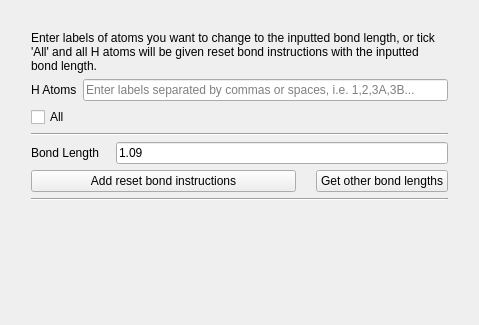
            <widget class="QWidget" name="page_17">
             <property name="geometry">
              <rect>
               <x>0</x>
               <y>0</y>
               <width>479</width>
               <height>325</height>
              </rect>
             </property>
             <attribute name="label">
              <string>Manually add reset bond instructions</string>
             </attribute>
             <layout class="QGridLayout" name="gridLayout_20">
              <item row="0" column="0">
               <layout class="QVBoxLayout" name="verticalLayout_24">
                <property name="leftMargin">
                 <number>20</number>
                </property>
                <property name="topMargin">
                 <number>20</number>
                </property>
                <property name="rightMargin">
                 <number>20</number>
                </property>
                <property name="bottomMargin">
                 <number>20</number>
                </property>
                <item>
                 <layout class="QVBoxLayout" name="verticalLayout_52">
                  <property name="topMargin">
                   <number>0</number>
                  </property>
                  <item>
                   <widget class="QLabel" name="label_2">
                    <property name="sizePolicy">
                     <sizepolicy hsizetype="Minimum" vsizetype="Preferred">
                      <horstretch>0</horstretch>
                      <verstretch>0</verstretch>
                     </sizepolicy>
                    </property>
                    <property name="text">
                     <string>Enter labels of atoms you want to change to the inputted bond length, or tick 'All' and all H atoms will be given reset bond instructions with the inputted bond length.</string>
                    </property>
                    <property name="wordWrap">
                     <bool>true</bool>
                    </property>
                   </widget>
                  </item>
                  <item>
                   <layout class="QHBoxLayout" name="horizontalLayout_31">
                    <property name="topMargin">
                     <number>0</number>
                    </property>
                    <item>
                     <widget class="QLabel" name="label_64">
                      <property name="text">
                       <string>H Atoms</string>
                      </property>
                     </widget>
                    </item>
                    <item>
                     <widget class="QLineEdit" name="resetHInput">
                      <property name="placeholderText">
                       <string>Enter labels separated by commas or spaces, i.e. 1,2,3A,3B...</string>
                      </property>
                     </widget>
                    </item>
                   </layout>
                  </item>
                 </layout>
                </item>
                <item>
                 <widget class="QCheckBox" name="allResetBox">
                  <property name="text">
                   <string>All</string>
                  </property>
                 </widget>
                </item>
                <item>
                 <widget class="Line" name="line_18">
                  <property name="orientation">
                   <enum>Qt::Horizontal</enum>
                  </property>
                 </widget>
                </item>
                <item>
                 <layout class="QHBoxLayout" name="horizontalLayout_20">
                  <item>
                   <widget class="QLabel" name="label_3">
                    <property name="text">
                     <string>Bond Length   </string>
                    </property>
                   </widget>
                  </item>
                  <item>
                   <widget class="QLineEdit" name="resetLengthInput">
                    <property name="text">
                     <string>1.09</string>
                    </property>
                   </widget>
                  </item>
                 </layout>
                </item>
                <item>
                 <layout class="QHBoxLayout" name="horizontalLayout_33" stretch="2,1">
                  <property name="spacing">
                   <number>20</number>
                  </property>
                  <property name="topMargin">
                   <number>0</number>
                  </property>
                  <item>
                   <widget class="QPushButton" name="resetBondBut">
                    <property name="maximumSize">
                     <size>
                      <width>400</width>
                      <height>16777215</height>
                     </size>
                    </property>
                    <property name="text">
                     <string>Add reset bond instructions</string>
                    </property>
                   </widget>
                  </item>
                  <item>
                   <widget class="QPushButton" name="brammerBondLengthsBut">
                    <property name="maximumSize">
                     <size>
                      <width>400</width>
                      <height>16777215</height>
                     </size>
                    </property>
                    <property name="text">
                     <string>Get other bond lengths</string>
                    </property>
                   </widget>
                  </item>
                 </layout>
                </item>
                <item>
                 <widget class="Line" name="line_19">
                  <property name="orientation">
                   <enum>Qt::Horizontal</enum>
                  </property>
                 </widget>
                </item>
                <item>
                 <widget class="QLabel" name="resetBondStatusLab">
                  <property name="text">
                   <string/>
                  </property>
                  <property name="wordWrap">
                   <bool>true</bool>
                  </property>
                 </widget>
                </item>
                <item>
                 <spacer name="verticalSpacer_14">
                  <property name="orientation">
                   <enum>Qt::Vertical</enum>
                  </property>
                  <property name="sizeHint" stdset="0">
                   <size>
                    <width>20</width>
                    <height>40</height>
                   </size>
                  </property>
                 </spacer>
                </item>
               </layout>
              </item>
             </layout>
            </widget>
